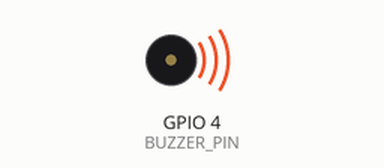
This program was run on a simulated Raspberry Pi (BCM pin numbers). Parts: buzzer (waves = sounding). At 8.0 s the program stops and its outputs stay as they are.

Above: at 0.1 s.
At 8.1 s:
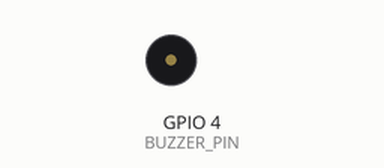
Timing chart, 0 to 9.5 s (numbered marks = the images above):
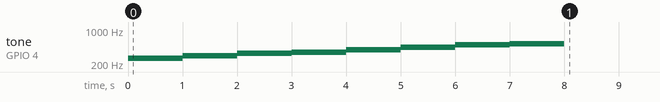

Measured:
- by itself, tone on GPIO 4 (BUZZER_PIN): plays 262 Hz for 1.0 s, 294 Hz for 1.0 s, 330 Hz for 1.0 s, 349 Hz for 1.0 s, 392 Hz for 1.0 s, 440 Hz for 1.0 s … (8 notes in this stretch)

The program:

pizeo_buzzer2.py
```python
#도레미파솔라시도 출력하기
import RPi.GPIO as GPIO
import time

BUZZER_PIN = 4
GPIO.setmode(GPIO.BCM)
GPIO.setup(BUZZER_PIN, GPIO.OUT)

# 주파수 설정 (262Hz)
pwm = GPIO.PWM(BUZZER_PIN, 262)
pwm.start(10) # duty cycle (0 ~10)

#도레미파솔라시도
melody = [262, 294, 330, 349, 392, 440, 494, 523]

try:
    for i in melody:
        pwm.ChangeFrequency(i)
        time.sleep(1)


finally:
    pwm.stop()
    GPIO.cleanup()
```
